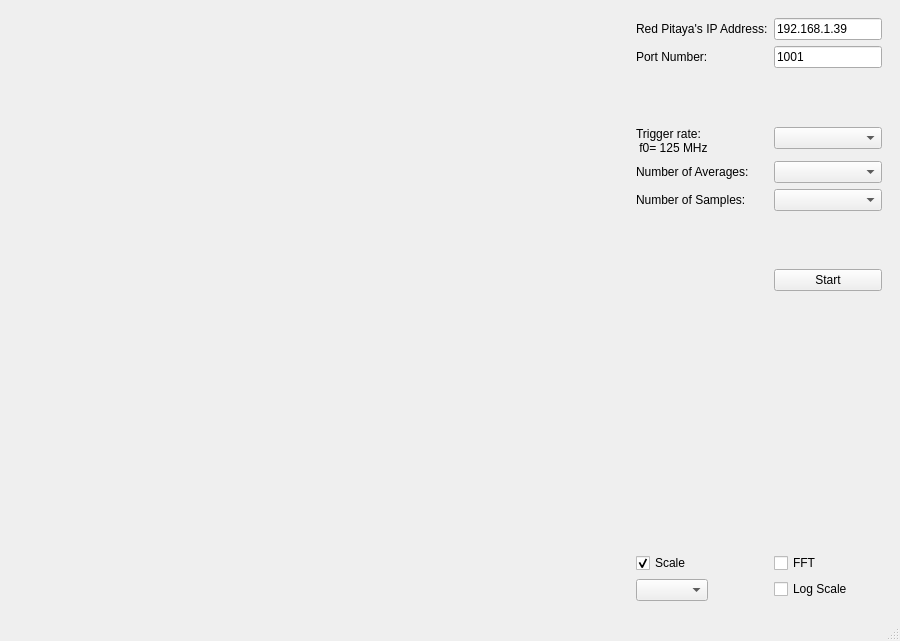
<?xml version="1.0" encoding="UTF-8"?>
<ui version="4.0">
 <class>Averager</class>
 <widget class="QMainWindow" name="Averager">
  <property name="geometry">
   <rect>
    <x>0</x>
    <y>0</y>
    <width>900</width>
    <height>641</height>
   </rect>
  </property>
  <property name="windowTitle">
   <string>5_Averager</string>
  </property>
  <widget class="QWidget" name="centralwidget">
   <property name="minimumSize">
    <size>
     <width>800</width>
     <height>600</height>
    </size>
   </property>
   <layout class="QHBoxLayout" name="horizontalLayout">
    <item>
     <widget class="QWidget" name="plotWidget" native="true">
      <property name="sizePolicy">
       <sizepolicy hsizetype="Expanding" vsizetype="Preferred">
        <horstretch>0</horstretch>
        <verstretch>0</verstretch>
       </sizepolicy>
      </property>
      <property name="minimumSize">
       <size>
        <width>0</width>
        <height>0</height>
       </size>
      </property>
      <layout class="QVBoxLayout" name="plotLayout"/>
     </widget>
    </item>
    <item>
     <widget class="QWidget" name="controlWidget" native="true">
      <property name="sizePolicy">
       <sizepolicy hsizetype="Maximum" vsizetype="Preferred">
        <horstretch>0</horstretch>
        <verstretch>0</verstretch>
       </sizepolicy>
      </property>
      <property name="minimumSize">
       <size>
        <width>200</width>
        <height>0</height>
       </size>
      </property>
      <layout class="QFormLayout" name="formLayout">
       <property name="fieldGrowthPolicy">
        <enum>QFormLayout::AllNonFixedFieldsGrow</enum>
       </property>
       <item row="1" column="0">
        <widget class="QLabel" name="label_5">
         <property name="text">
          <string>Red Pitaya's IP Address:</string>
         </property>
        </widget>
       </item>
       <item row="1" column="1">
        <widget class="QLineEdit" name="txtIPA">
         <property name="text">
          <string>192.168.1.39</string>
         </property>
        </widget>
       </item>
       <item row="3" column="1">
        <spacer name="verticalSpacer_2">
         <property name="orientation">
          <enum>Qt::Vertical</enum>
         </property>
         <property name="sizeHint" stdset="0">
          <size>
           <width>20</width>
           <height>40</height>
          </size>
         </property>
        </spacer>
       </item>
       <item row="4" column="0">
        <widget class="QLabel" name="label_2">
         <property name="text">
          <string>Trigger rate:
 f0= 125 MHz</string>
         </property>
        </widget>
       </item>
       <item row="7" column="0">
        <widget class="QLabel" name="label_3">
         <property name="text">
          <string>Number of Averages:</string>
         </property>
        </widget>
       </item>
       <item row="9" column="0">
        <widget class="QLabel" name="label_4">
         <property name="text">
          <string>Number of Samples:</string>
         </property>
        </widget>
       </item>
       <item row="12" column="1">
        <spacer name="verticalSpacer">
         <property name="orientation">
          <enum>Qt::Vertical</enum>
         </property>
         <property name="sizeHint" stdset="0">
          <size>
           <width>20</width>
           <height>40</height>
          </size>
         </property>
        </spacer>
       </item>
       <item row="13" column="1">
        <widget class="QPushButton" name="btnStart">
         <property name="text">
          <string>Start</string>
         </property>
        </widget>
       </item>
       <item row="14" column="0">
        <spacer name="verticalSpacer_3">
         <property name="orientation">
          <enum>Qt::Vertical</enum>
         </property>
         <property name="sizeType">
          <enum>QSizePolicy::Expanding</enum>
         </property>
         <property name="sizeHint" stdset="0">
          <size>
           <width>20</width>
           <height>250</height>
          </size>
         </property>
        </spacer>
       </item>
       <item row="15" column="0">
        <widget class="QCheckBox" name="chkScale">
         <property name="text">
          <string>Scale</string>
         </property>
         <property name="checked">
          <bool>true</bool>
         </property>
         <property name="tristate">
          <bool>false</bool>
         </property>
        </widget>
       </item>
       <item row="15" column="1">
        <widget class="QCheckBox" name="chkFFT">
         <property name="text">
          <string>FFT</string>
         </property>
         <property name="tristate">
          <bool>false</bool>
         </property>
        </widget>
       </item>
       <item row="16" column="0">
        <widget class="QComboBox" name="cbShowComp">
         <property name="modelColumn">
          <number>0</number>
         </property>
        </widget>
       </item>
       <item row="16" column="1">
        <widget class="QCheckBox" name="chkLogScale">
         <property name="text">
          <string>Log Scale</string>
         </property>
        </widget>
       </item>
       <item row="7" column="1">
        <widget class="QComboBox" name="cbNOA"/>
       </item>
       <item row="9" column="1">
        <widget class="QComboBox" name="cbNOS"/>
       </item>
       <item row="4" column="1">
        <widget class="QComboBox" name="cbTrigger"/>
       </item>
       <item row="2" column="1">
        <widget class="QLineEdit" name="txtPort">
         <property name="text">
          <string>1001</string>
         </property>
        </widget>
       </item>
       <item row="2" column="0">
        <widget class="QLabel" name="label">
         <property name="text">
          <string>Port Number:</string>
         </property>
        </widget>
       </item>
      </layout>
      <zorder>btnStart</zorder>
      <zorder>label_2</zorder>
      <zorder>label_3</zorder>
      <zorder>label_4</zorder>
      <zorder>verticalSpacer</zorder>
      <zorder>label_5</zorder>
      <zorder>txtIPA</zorder>
      <zorder>verticalSpacer_2</zorder>
      <zorder>verticalSpacer_3</zorder>
      <zorder>chkScale</zorder>
      <zorder>chkFFT</zorder>
      <zorder>chkLogScale</zorder>
      <zorder>cbShowComp</zorder>
      <zorder>cbNOA</zorder>
      <zorder>cbNOS</zorder>
      <zorder>cbTrigger</zorder>
      <zorder>txtPort</zorder>
      <zorder>label</zorder>
     </widget>
    </item>
   </layout>
  </widget>
  <widget class="QMenuBar" name="menubar">
   <property name="geometry">
    <rect>
     <x>0</x>
     <y>0</y>
     <width>900</width>
     <height>21</height>
    </rect>
   </property>
  </widget>
  <widget class="QStatusBar" name="statusbar"/>
 </widget>
 <resources/>
 <connections/>
</ui>
